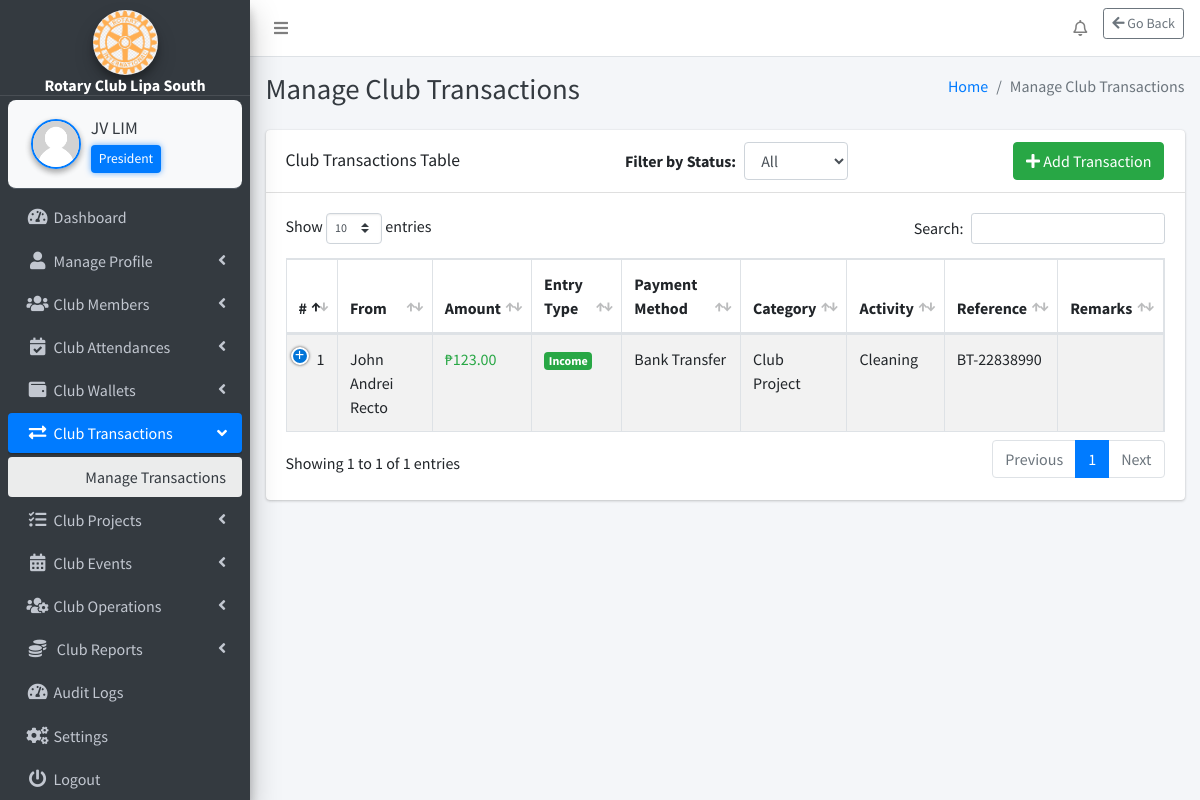
The page /webpages/club-transactions/manage-transactions/manage_transactions.php (signed in) on the database its author committed.
### tables this page shows
CREATE TABLE `settings` (
  `id` int(11) NOT NULL,
  `system_name` varchar(255) NOT NULL,
  `logo` varchar(255) NOT NULL,
  `currency` varchar(50) NOT NULL
);

CREATE TABLE `club_position` (
  `id` int(11) NOT NULL,
  `position_name` varchar(255) NOT NULL
);

CREATE TABLE `club_transactions` (
  `id` int(11) NOT NULL,
  `entry_type` enum('Income','Expense','Contribution') NOT NULL,
  `member_id` int(11) DEFAULT NULL,
  `amount` decimal(10,2) NOT NULL,
  `payment_method` int(11) DEFAULT NULL,
  `category` enum('Club Project','Club Event','Club Operation','Club Fund') NOT NULL,
  `activity_id` int(11) NOT NULL,
  `transaction_date` datetime NOT NULL DEFAULT current_timestamp(),
  `remarks` varchar(255) DEFAULT NULL,
  `reference_number` varchar(100) DEFAULT NULL,
  `encoded_by` varchar(255) NOT NULL,
  `payment_status` enum('Paid','Rejected','Pending') NOT NULL DEFAULT 'Pending',
  `external_source` varchar(255) DEFAULT NULL,
  `project_id` int(11) DEFAULT NULL
);

CREATE TABLE `members` (
  `id` int(11) NOT NULL,
  `fullname` varchar(255) NOT NULL,
  `dob` date NOT NULL,
  `gender` varchar(10) NOT NULL,
  `contact_number` varchar(20) NOT NULL,
  `email` varchar(255) NOT NULL,
  `address` varchar(255) NOT NULL,
  `role` int(11) DEFAULT 6,
  `occupation` varchar(255) NOT NULL,
  `membership_number` varchar(20) NOT NULL,
  `created_at` timestamp NOT NULL DEFAULT current_timestamp(),
  `photo` varchar(255) NOT NULL,
  `expiry_date` date DEFAULT NULL,
  `password` varchar(255) NOT NULL
);

CREATE TABLE `payment_method` (
  `id` int(11) NOT NULL,
  `method_name` varchar(100) NOT NULL,
  `description` text DEFAULT NULL
);

CREATE TABLE `club_projects` (
  `id` int(11) NOT NULL,
  `title` varchar(255) NOT NULL,
  `description` text NOT NULL,
  `type` enum('project','event','community service','other') NOT NULL,
  `target_funding` decimal(10,2) DEFAULT 0.00,
  `current_funding` decimal(10,2) DEFAULT 0.00,
  `remaining_funding` decimal(10,2) GENERATED ALWAYS AS (`target_funding` - `current_funding`) STORED,
  `start_date` date NOT NULL,
  `end_date` date DEFAULT NULL,
  `location` varchar(255) NOT NULL,
  `status` enum('Planned','Ongoing','Completed') NOT NULL DEFAULT 'Planned',
  `encoded_by` int(11) NOT NULL,
  `encoded_at` timestamp NOT NULL DEFAULT current_timestamp(),
  `updated_at` timestamp NULL DEFAULT NULL ON UPDATE current_timestamp()
);

### webpages/club-transactions/manage-transactions/manage_transactions.php (the view, shortened to what the rows shown need)
<?php
include_once($_SERVER['DOCUMENT_ROOT'] . '/rotary/includes/config.php');
$query = "
    SELECT ct.*,
           m.fullname AS member_name,
           e.fullname AS encoded_by_name,
           pm.method_name AS payment_method_name
    FROM club_transactions ct
    LEFT JOIN members m ON ct.member_id = m.id
    LEFT JOIN members e ON CAST(ct.encoded_by AS UNSIGNED) = e.id
    LEFT JOIN payment_method pm ON ct.payment_method = pm.ID
";
$query .= " ORDER BY ct.transaction_date DESC";
$stmt = $conn->prepare($query);
$stmt->execute();
$result = $stmt->get_result();
?>
<!DOCTYPE html>
<html lang="en">
<?php include('../../../includes/header.php'); ?>
<link href="https://cdn.jsdelivr.net/npm/select2@4.1.0-rc.0/dist/css/select2.min.css" rel="stylesheet" />
<body class="hold-transition sidebar-mini layout-fixed layout-navbar-fixed layout-footer-fixed">
<div class="wrapper">
    <?php include('../../../includes/nav.php'); ?>
    <?php include('../../../includes/sidebar.php'); ?>
    <div class="content-wrapper">
        <?php include('../../../includes/page_title.php'); ?>
        <section class="content">
            <div class="container-fluid">
                <div class="row">
                    <div class="col-12">
                    <div class="card">
                        <div class="card-body">
                            <table id="transactionsTable" class="table table-bordered table-striped">
                                <thead>
                                <tr>
                                    <th>#</th>
                                    <th>From</th>
                                    <th>Amount</th>
                                    <th>Entry Type</th>
                                    <th>Payment Method</th>
                                    <th>Category</th>
                                    <th>Activity</th>
                                    <th>Reference</th>
                                    <th>Remarks</th>
                                </tr>
                                </thead>
                                <tbody>
                                <?php
                                $counter = 1;
                                while ($row = $result->fetch_assoc()) {
                                    $entryType = $row['entry_type'] ?? 'Income';
                                    $from = $row['member_name'] ?? $row['external_source'] ?? 'N/A';
                                    $activityTitle = '';
                                    switch ($row['category']) {
                                        case 'Club Project':
                                            $res = $conn->query("SELECT title FROM club_projects WHERE id = " . intval($row['activity_id']));
                                            if ($res && $res->num_rows > 0) $activityTitle = $res->fetch_assoc()['title'];
                                            break;
                                    }
                                    $badgeColor = match($entryType) {
                                        'Income' => 'badge-success',
                                        'Expense' => 'badge-danger',
                                        'Contribution' => 'badge-primary',
                                        default => 'badge-secondary'
                                    };
                                    $amountColor = match($entryType) {
                                        'Income' => 'text-success',
                                        'Expense' => 'text-danger',
                                        'Contribution' => 'text-primary',
                                        default => 'text-muted'
                                    };
                                    echo "<tr>";
                                    echo "<td>{$counter}</td>";
                                    echo "<td>{$from}</td>";
                                    echo "<td><span class='{$amountColor}'>₱" . number_format($row['amount'], 2) . "</span></td>";
                                    echo "<td><span class='badge {$badgeColor}'>{$entryType}</span></td>";
                                    echo "<td>{$row['payment_method_name']}</td>";
                                    echo "<td>{$row['category']}</td>";
                                    echo "<td>{$activityTitle}</td>";
                                    echo "<td>{$row['reference_number']}</td>";
                                    echo "<td>{$row['remarks']}</td>";
                                    echo "</tr>";
                                    $counter++;
                                }
                                ?>
                                </tbody>
                            </table>
                        </div>
                    </div>
                    </div>
                </div>
            </div>
        </section>
    </div>
</div>
</body>
</html>

### includes/sidebar.php (shortened to what the rows shown need)
<?php
function getSystemName() {
    global $conn;
    $result = $conn->query("SELECT system_name FROM settings");
    return ($result->num_rows > 0) ? $result->fetch_assoc()['system_name'] : 'RCLS';
}
if (isset($_SESSION['user_id'])) {
    $userId = $_SESSION['user_id'];
    $positionName = '';
    $sql = "SELECT cp.position_name
            FROM club_position cp
            INNER JOIN members m ON cp.id = m.role
            WHERE m.id = '$userId'";
    $positionResult = $conn->query($sql);
    if ($positionResult && $positionRow = $positionResult->fetch_assoc()) {
        $positionName = $positionRow['position_name'];
    }
}
function getLogoUrl() {
    global $conn;
    $result = $conn->query("SELECT logo FROM settings");
    if ($result->num_rows > 0) {
        $logoFile = $result->fetch_assoc()['logo'];
        $path = "/rotary/uploads/" . $logoFile;
        return file_exists($_SERVER['DOCUMENT_ROOT'] . $path) ? $path : "/rotary/dist/img/AdminLTELogo.png";
    }
    return "/rotary/dist/img/AdminLTELogo.png";
}
?>
<aside class="main-sidebar sidebar-dark-primary elevation-4">
    <div class="text-center"
         style="padding: 10px 0 0 0; margin: 0 !important; border-bottom: 1px solid rgba(255,255,255,0.1);">
        <a href="#" class="d-block" style="margin: 0; padding: 0;">
            <img src="<?php echo getLogoUrl(); ?>"
                 alt="Logo"
                 class="img-circle elevation-3"
                 style="width: 65px; height: 65px; object-fit: cover; margin: 0 auto; display: block;">
            <div class="brand-text font-weight-bold text-white"
                 style="font-size: 1rem; line-height: 1.1; margin: 2px 0 0 0;">
                <?php echo getSystemName(); ?>
            </div>
        </a>
    </div>
    <div class="sidebar" style="padding-top: 4px !important; margin-top: 0 !important;">
        <div class="user-panel d-flex align-items-center"
             style="background-color: #f8f9fa; border-radius: 8px; padding: 10px; margin: 0 !important;">
            <div class="info flex-grow-1">
                <a href="/rotary/webpages/manage-profile/edit-profile/edit_profile.php"
                   class="d-block fw-semibold text-dark"
                   style="font-size: 1.1rem; white-space: nowrap; overflow: hidden; text-overflow: ellipsis;">
                    <?php echo htmlspecialchars($_SESSION['fullname'] ?? 'Guest'); ?>
                </a>
                <?php if (!empty($positionName)): ?>
                    <small class="d-block mt-1 px-2 py-1 rounded"
                           style="background-color: #007bff; color: white; font-size: 0.85rem; max-width: fit-content; box-shadow: 0 0 6px rgba(0, 123, 255, 0.6);">
                        <?php echo htmlspecialchars($positionName); ?>
                    </small>
                <?php else: ?>
                    <small class="d-block mt-1 text-muted" style="font-size: 0.85rem;">No Role Assigned</small>
                <?php endif; ?>
            </div>
        </div>
    </div>
</aside>

### rows shown on the page
settings: logo (picture), system_name "Rotary Club Lipa South"
club_position: position_name "President"
club_transactions: member.fullname "John Andrei Recto", amount "123.00", entry_type "Income", payment_method.method_name "Bank Transfer", category "Club Project", club_projects.title "Cleaning", reference_number "BT-22838990"

### other values the page prints
$_SESSION['fullname'] "JV LIM"
$pageTitle "Manage Club Transactions"
form field filter "All"
